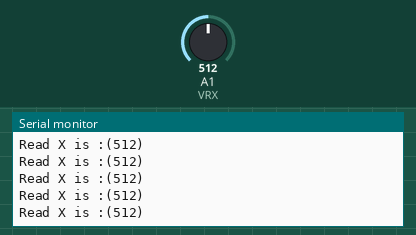
A sketch run on a simulated Arduino Uno, built with avr-gcc and run on an emulated ATmega328P. Shown: the last lines printed to the serial monitor. The test bench sets the inputs (shaded band); at power-on: A1 (VRX) = 512.

Above: at 1.2 s.
1.3 s: A1 (VRX) set to 111
At 2.3 s:
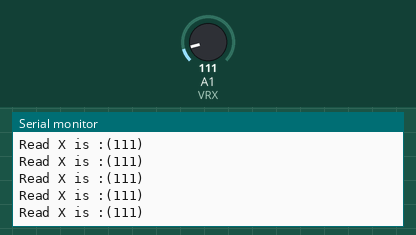
4.3 s: A1 (VRX) set to 91
At 5.0 s:
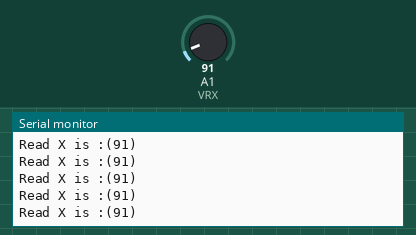
Timing chart, 0 to 7.3 s (numbered marks = the images above; inputs shaded):
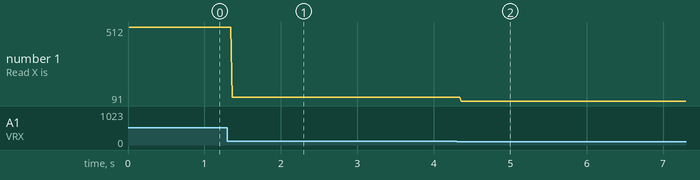

Measured:
- after the input at 1.3 s, the serial monitor: prints a new line after 0.06 s (image 1)
- after the input at 4.3 s, the serial monitor: prints a new line after 0.06 s (image 2)
- plotted number 1: 512 → 111 after the input at 1.3 s, 111 → 91 after the input at 4.3 s

The sketch:

Joystick03.ino
```cpp
#define VRX 1
#define VRY 2

void setup() {
  // put your setup code here, to run once:
  Serial.begin(9600) ;
  Serial.println("Program Start") ;
 }

void loop() {
  // put your main code here, to run repeatedly:
    Serial.print("Read X is :(") ;
    Serial.print(analogRead(VRX)) ;
    Serial.print(") \n") ;

}
```
